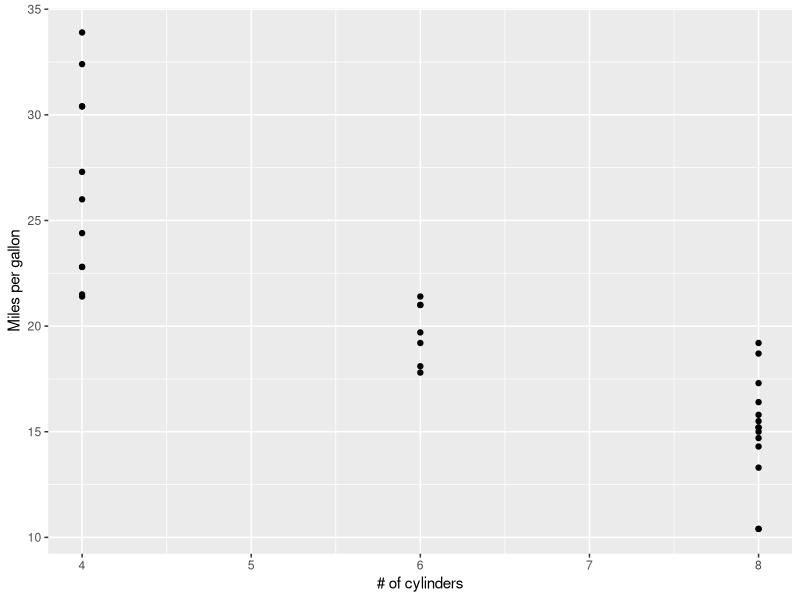

This figure's R source:
## ---- chunk 1
library(ggplot2)
ggplot(mtcars, aes(x=cyl, y= mpg)) +
  geom_point() +
  labs(x= "# of cylinders", y = "Miles per gallon")
## ---- chunk 2
head(mtcars)
